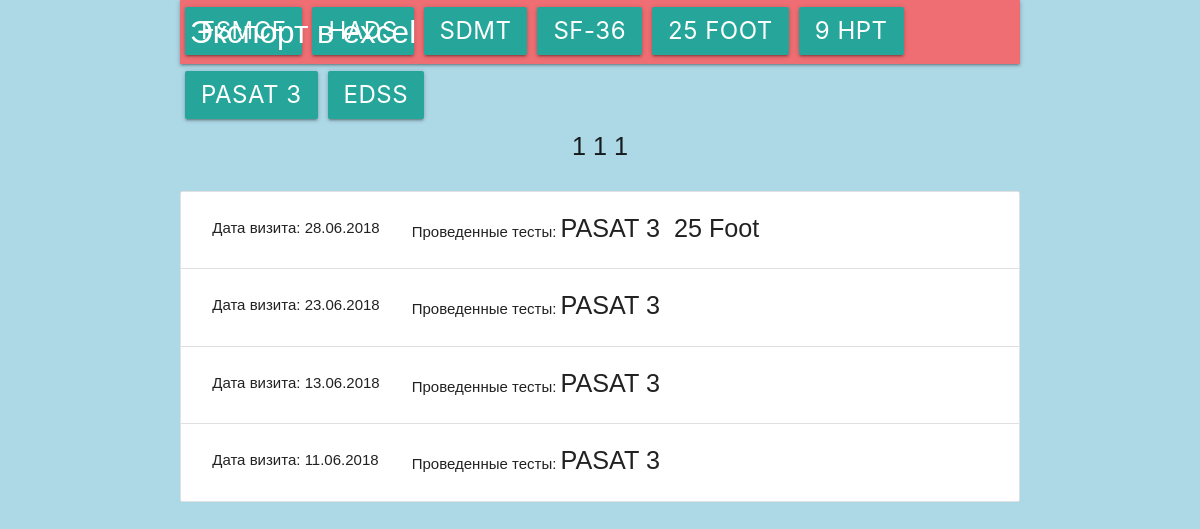
/patient/1, run on the app's committed database.
### models.py (models this page shows, shortened)
class Person(db.Model):
    __tablename__ = 'person'
    id = db.Column(db.Integer, primary_key=True)
    fname = db.Column(db.String(30), nullable=False)
    sname = db.Column(db.String(30), nullable=False)
    lname = db.Column(db.String(30), nullable=False)
    type = db.Column(db.String(50))
    __mapper_args__ = {
        'polymorphic_on' : type,
        'polymorphic_identity' : 'person'
    }

class Visit(db.Model):
    __tablename__ = 'visit'
    id = db.Column(db.Integer, primary_key=True)
    patient_id = db.Column(db.Integer, db.ForeignKey('patient.id'))
    doctor_id = db.Column(db.Integer, db.ForeignKey('patient.id'))
    visit_date = db.Column(db.DateTime, nullable=False, default=datetime.utcnow)

class BasicTest(db.Model):
    __tablename__ = 'basic_test'
    id = db.Column(db.Integer, primary_key=True)
    visit_id = db.Column(db.Integer, db.ForeignKey('visit.id'), nullable=False)
    screenshot_path = db.Column(db.String(), unique=True, nullable=False)
    type = db.Column(db.String(50))
    __mapper_args__ = {
        'polymorphic_identity' : 'basic_test',
        'polymorphic_on' : type
    }
    def __repr__(self):
        return 'Id: {0}, screen: {1}, type: {2}, visit_Id: {3}'.format(self.id, self.screenshot_path, self.type, self.visit_id)

class PASAT3(BasicTest):
    __tablename__ = 'PASAT 3'
    id = db.Column(db.Integer, db.ForeignKey('basic_test.id'), primary_key=True)
    form_type = db.Column(db.String(5))
    correct = db.Column(db.Integer)
    procent = db.Column(db.Float)
    __mapper_args__ = {
        'polymorphic_identity':'PASAT 3',
    }

class BasicTest(db.Model):
    __tablename__ = 'basic_test'
    id = db.Column(db.Integer, primary_key=True)
    visit_id = db.Column(db.Integer, db.ForeignKey('visit.id'), nullable=False)
    screenshot_path = db.Column(db.String(), unique=True, nullable=False)
    type = db.Column(db.String(50))
    __mapper_args__ = {
        'polymorphic_identity' : 'basic_test',
        'polymorphic_on' : type
    }
    def __repr__(self):
        return 'Id: {0}, screen: {1}, type: {2}, visit_Id: {3}'.format(self.id, self.screenshot_path, self.type, self.visit_id)

class Foot25(BasicTest):
    __tablename__ = '25 Foot'
    id = db.Column(db.Integer, db.ForeignKey('basic_test.id'), primary_key=True)
    foot25_try1 = db.Column(db.Float)
    foot25_try2 = db.Column(db.Float)
    foot25_tools = db.Column(db.String)
    foot25_addition = db.Column(db.Text)
    __mapper_args__ = {
        'polymorphic_identity':'25 Foot',
    }

### app.py (the view)
@app.route('/patient/<patient_id>', methods=['GET','POST'])
def patient_view(patient_id):
    patient = Patient.query.get(patient_id)
    visits = Visit.query.filter_by(patient_id = patient_id).all()
    visit_tests = []
    for visit in visits:
        tests = []
        tests.append(visit)
        tests.append(BasicTest.query.filter_by(visit_id = visit.id).all())
        visit_tests.append(tests)
    print(visit_tests)
    return render_template("patient_view.html", visit_tests = visit_tests, patient = patient)

### templates/patient_view.html (shortened to what this page needs)
{% extends "basic.html" %}
{% block title %}
  <link rel="stylesheet" type=text/css href="{{ url_for('static', filename='css/materialize/materialize.min.css')}}">
{% endblock %}
{% block body %}
    <div class="container">
      <nav>
        <div class="nav-wrapper">
          <a href="#!" class="brand-logo excel-logo">Экспорт в excel</a>
          <ul class="right">
            {% for test_name in ['FSMCF', 'HADS', 'SDMT', 'SF-36', '25 Foot', '9 HPT', 'PASAT 3', 'EDSS'] %}
             <li><button class="flow-text btn export-btn" value="{{ test_name }}">{{ test_name }}</button></li>
            {% endfor %}
          </ul>
        </div>
      </nav>
      <p class="flow-text">{{ patient.sname }} {{ patient.fname }} {{ patient.lname }}</p>
      <ul class="collection">
        {% for visit,tests in visit_tests %}
        <li class="collection-item" data-visit="{{ visit.id }}">
          <div class="row mb-0">
            <p class="col s3 left-align">
              Дата визита: {{ visit.visit_date.strftime('%d.%m.%Y') }}
            </p>
            <p class="col s9 left-align">
              Проведенные тесты:
              {% for test in tests %}
                <span class="flow-text">{{test.type}}&nbsp;<span>
              {% endfor %}
            </p>
          </div>
          {% endfor %}
        </li>
      </ul>
    </div>
{% endblock %}

### static/css/style.css (style rules this page uses)
* { font-family: Trebuchet MS, palatino linotype, sans-serif; }
p { text-align: center; }

### static/css/styles.css (style rules this page uses)
.export-btn { margin-top: -5px; margin-left: 5px; margin-right: 5px; line-height: 48px; height: 48px; font-size: 24px; }
.excel-logo { margin-left: 10px; }
.mb-0 { margin-bottom: 0 !important; }

### data on the page
Person: sname "1", fname "1", lname "1"
Visit: visit_date "28.06.2018"
PASAT3: type "PASAT 3"
Foot25: type "25 Foot"
Visit: visit_date "23.06.2018"
PASAT3: type "PASAT 3"
Visit: visit_date "13.06.2018"
PASAT3: type "PASAT 3"
Visit: visit_date "11.06.2018"
PASAT3: type "PASAT 3"

### other printed values
{{ test_name }} "FSMCF" "HADS" "SDMT" "SF-36" "25 FOOT" "9 HPT" "PASAT 3" "EDSS"
